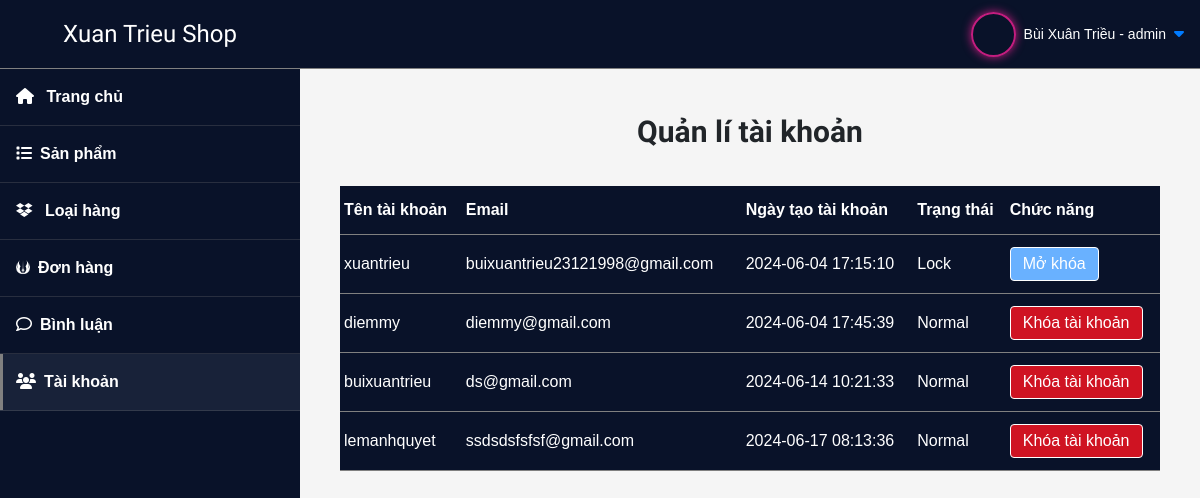
Screenshot of /admin/index.php?page=customers (signed in) with the database file from the repository.
### tables this page shows
CREATE TABLE `account` (
  `id` int(11) NOT NULL,
  `user_name` varchar(50) NOT NULL,
  `full_name` varchar(100) DEFAULT NULL,
  `password` varchar(50) NOT NULL,
  `email` varchar(100) NOT NULL,
  `avatar` varchar(200) DEFAULT NULL,
  `birthday` date DEFAULT NULL,
  `address` varchar(200) DEFAULT NULL,
  `tel` varchar(11) DEFAULT NULL,
  `role` varchar(10) NOT NULL DEFAULT 'user',
  `created_at` datetime NOT NULL DEFAULT current_timestamp(),
  `status` varchar(50) DEFAULT 'Normal'
);

### model/pdo.php (called while the page is built, shortened)
<?php
function pdo_get_connection()
{
    $dburl = "mysql:host=localhost;dbname=duanmau_buixuantrieu;charset=utf8";
    $username = 'root';
    $password = '';
    $conn = new PDO($dburl, $username, $password);
    $conn->setAttribute(PDO::ATTR_ERRMODE, PDO::ERRMODE_EXCEPTION);
    return $conn;
}
function pdo_query($sql)
{
    $sql_args = array_slice(func_get_args(), 1);
    try {
        $conn = pdo_get_connection();
        $stmt = $conn->prepare($sql);
        $stmt->execute($sql_args);
        $rows = $stmt->fetchAll();
        return $rows;
    } catch (PDOException $e) {
        throw $e;
    } finally {
        unset($conn);
    }
}

### model/account.php (called while the page is built, shortened)
<?php
function get_all_account()
{
    $sql = "SELECT * FROM account WHERE role != 'admin'";
    $item = pdo_query($sql);
    return $item;
}

### admin/customer/index.php (the view)
<div class="products__wrapper">
    <div class="product__title">Quản lí tài khoản</div>
    <div class="product__container">
        <table>
            <thead>
                <tr>
                    <th>Tên tài khoản</th>
                    <th>Email</th>
                    <th>Ngày tạo tài khoản</th>
                    <th>Trạng thái</th>
                    <th>Chức năng</th>
                </tr>
            </thead>
            <tbody>
                <?php
                foreach ($account_list as $item) {
                    extract($item);
                ?>
                    <tr>
                        <td><?php echo $user_name  ?></td>
                        <td>
                            <?php echo $email ?>
                        </td>
                        <td>
                            <?php echo $created_at ?>
                        </td>
                        <td>
                            <?php echo $status ?>
                        </td>
                        <td class="operation">
                            <?php
                            if ($status === "Normal") {
                            ?>
                                <a onclick="return confirm('Bạn có chắc chắn muốn khóa tài khoản này?')" href="index.php?page=customers&&lock=<?php echo $id ?>" class="delete__product">Khóa tài khoản</a>
                            <?php
                            } else {
                            ?>
                                <a onclick="return confirm('Bạn có chắc chắn muốn mở khóa tài khoản này?')" href="index.php?page=customers&&unlock=<?php echo $id ?>" class="unlock__account">Mở khóa</a>
                            <?php
                            }
                            ?>
                        </td>
                    </tr>
                <?php
                }
                ?>
            </tbody>
        </table>
    </div>
</div>

### admin/css/admin.css (style rules this page uses)
* { margin: 0; padding: 0; box-sizing: border-box; font-family: sans-serif; }
.products__wrapper { padding: 40px; }
.product__title { text-align: center; font-family: "Rubik Moonrocks"; font-weight: bold; font-size: 30px; margin-bottom: 32px; }
.product__container { margin-top: 32px; }
.product__container table { width: 100%; }
.product__container table th { padding: 12px 4px; }
.product__container table tr { background-color: #091229; color: white; border-bottom: 1px solid gray; }
.product__container td { padding: 12px 4px; }
.operation { display: flex; align-items: center; }
.update__product, .delete__product { padding: 4px 12px; border-radius: 4px; border: 1px solid white; color: white; }
.delete__product { background-color: #cf1322; }
.unlock__account { padding: 4px 12px; border-radius: 4px; border: 1px solid white; color: white; background-color: #69b1ff; }

### rows the page displays
account: user_name "xuantrieu", email "buixuantrieu23121998@gmail.com", created_at "2024-06-04 17:15:10", status "Lock"
account: user_name "diemmy", email "diemmy@gmail.com", created_at "2024-06-04 17:45:39", status "Normal"
account: user_name "buixuantrieu", email "ds@gmail.com", created_at "2024-06-14 10:21:33", status "Normal"
account: user_name "lemanhquyet", email "ssdsdsfsfsf@gmail.com", created_at "2024-06-17 08:13:36", status "Normal"

### other values shown
$_SESSION['auth']['full_name'] "Bùi Xuân Triều"
$_SESSION['auth']['role'] "admin"
